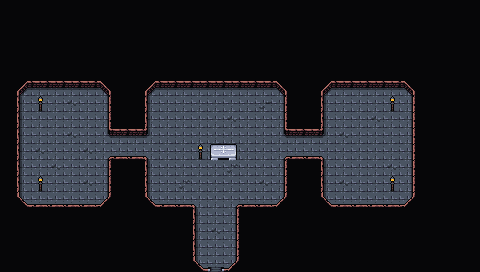

This is a level from a 2D game, rendered from its Tiled map with the project's own tilesets. A one-line summary and the map file follow, with tile-layer data summarised:
An orthogonal 30x17 tile map with 16x16 px tiles, 4 tile layers (Collision, Background, Floor, Clutter), 2 tilesets and 4 objects.

<map version="1.10" tiledversion="1.10.1" orientation="orthogonal" renderorder="right-down" width="30" height="17" tilewidth="16" tileheight="16" infinite="0" nextlayerid="7" nextobjectid="63">
 <editorsettings>
  <export target="wastetown..tmx" format="tmx" />
 </editorsettings>
 <tileset firstgid="1" source="../tileset/main.tsx" />
 <tileset firstgid="10113" source="../tileset/buildings.tsx" />
 <layer id="6" name="Collision" width="30" height="17">
  <data>[510 cells, 24 non-empty, 1 distinct tile ids]</data>
 </layer>
 <layer id="1" name="Background" width="30" height="17">
  <data>[510 cells, 510 non-empty, 1 distinct tile ids]</data>
 </layer>
 <layer id="2" name="Floor" width="30" height="17">
  <data>[510 cells, 423 non-empty, 15 distinct tile ids]</data>
 </layer>
 <layer id="3" name="Clutter" width="30" height="17">
  <properties>
   <property name="spriteLayer" type="bool" value="true" />
  </properties>
  <data>[510 cells, 23 non-empty, 6 distinct tile ids]</data>
 </layer>
 <objectgroup id="4" name="Objects">
  <object id="38" template="../obj/entry_up.tx" x="192" y="268" width="48" height="16">
   <properties>
    <property name="teleport" value="" />
   </properties>
  </object>
  <object id="48" template="../obj/treasure.tx" x="384.309" y="152.982" />
  <object id="50" template="../obj/enemy.tx" x="207.735" y="215.869">
   <properties>
    <property name="enemy" value="High Vampire" />
   </properties>
  </object>
  <object id="62" template="../obj/gold.tx" x="32.661" y="152.644" />
 </objectgroup>
</map>
